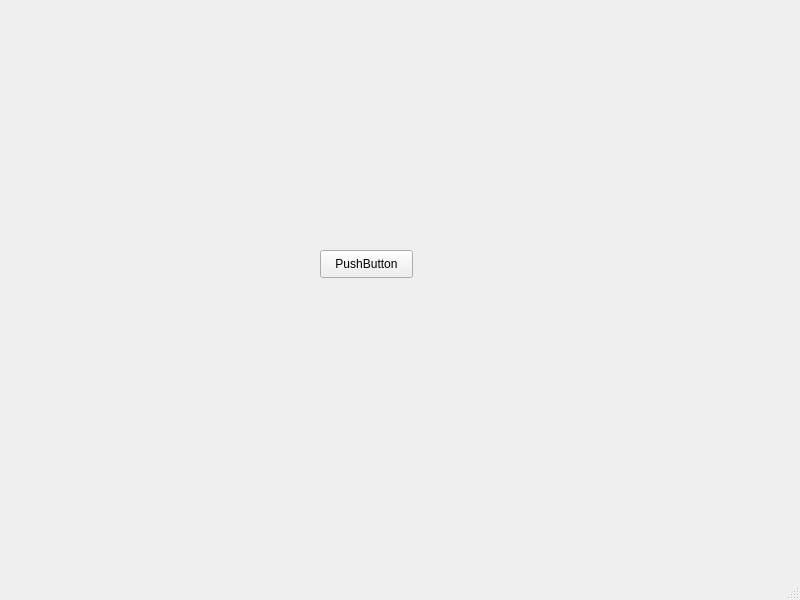
<?xml version="1.0" encoding="UTF-8"?>
<ui version="4.0">
 <class>MainWindow</class>
 <widget class="QMainWindow" name="MainWindow">
  <property name="geometry">
   <rect>
    <x>0</x>
    <y>0</y>
    <width>800</width>
    <height>600</height>
   </rect>
  </property>
  <property name="windowTitle">
   <string>MainWindow</string>
  </property>
  <widget class="QWidget" name="centralwidget">
   <widget class="QPushButton" name="pushButton">
    <property name="geometry">
     <rect>
      <x>320</x>
      <y>250</y>
      <width>93</width>
      <height>28</height>
     </rect>
    </property>
    <property name="text">
     <string>PushButton</string>
    </property>
   </widget>
  </widget>
  <widget class="QMenuBar" name="menubar">
   <property name="geometry">
    <rect>
     <x>0</x>
     <y>0</y>
     <width>800</width>
     <height>21</height>
    </rect>
   </property>
  </widget>
  <widget class="QStatusBar" name="statusbar"/>
 </widget>
 <resources/>
 <connections/>
</ui>
